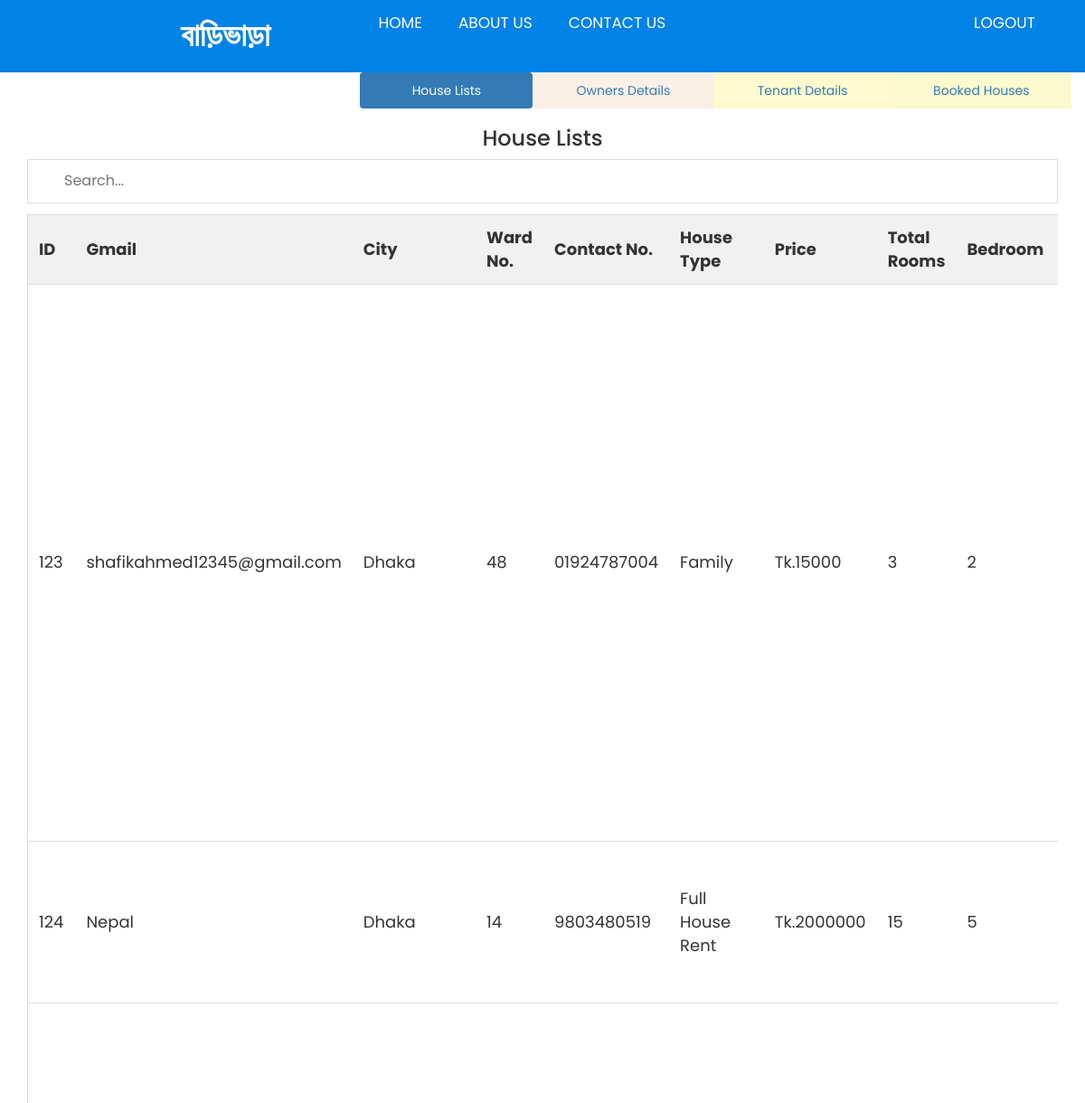
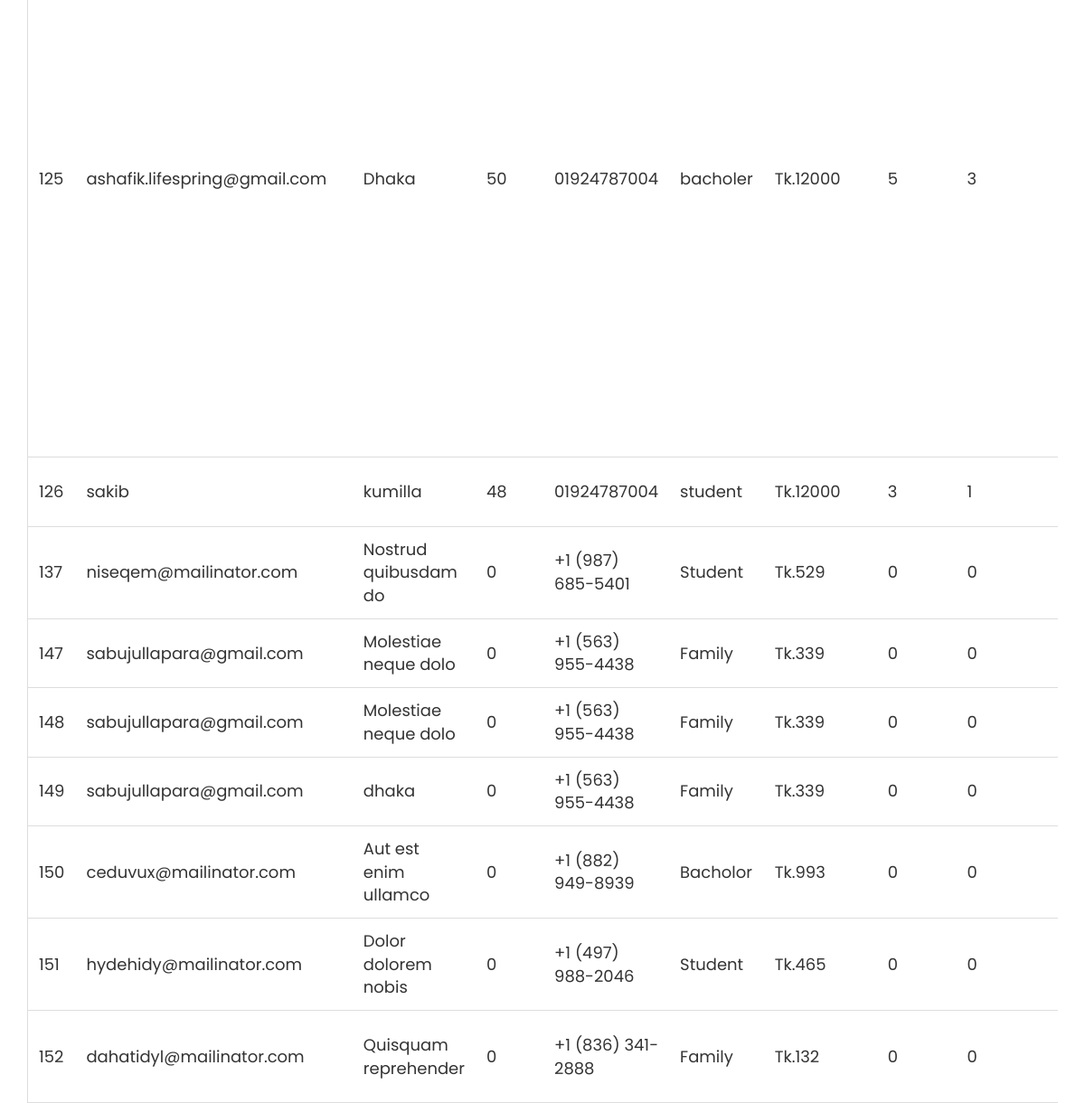
/admin/admin-index.php (signed in), run on the app's committed database (2 pictures, top to bottom).
### tables this page shows
CREATE TABLE `add_property` (
  `house_id` int(10) NOT NULL,
  `gmail` varchar(50) NOT NULL,
  `city` varchar(100) NOT NULL,
  `ward_no` int(10) NOT NULL,
  `contact_no` varchar(100) NOT NULL,
  `house_type` varchar(50) NOT NULL,
  `price` bigint(10) NOT NULL,
  `total_rooms` int(10) NOT NULL,
  `bedroom` int(10) NOT NULL,
  `sqft` varchar(255) NOT NULL,
  `kitchen` int(10) NOT NULL,
  `bathroom` int(10) NOT NULL,
  `description` varchar(2000) NOT NULL,
  `owner_id` int(10) NOT NULL,
  `booked` tinyint(4) NOT NULL DEFAULT 0
);

### admin/admin-index.php (the view, shortened to what this page needs)
<?php
include("navbar.php");
 ?>
<head>
<link rel="stylesheet" type="text/css" href="style.css">
</head>
<body>
 <div class="container-fluid">
  <ul class="nav nav-pills nav-justified">
    <li class="active" style="background-color: #FFF8DC"><a data-toggle="pill" href="#home">House Lists</a></li>
    <li style="background-color: #FAF0E6"><a data-toggle="pill" href="#menu1">Owners Details</a></li>
    <li style="background-color: #FFFACD"><a data-toggle="pill" href="#menu2">Tenant Details</a></li>
    <li style="background-color: #FAFACD"><a data-toggle="pill" href="#menu3">Booked Houses</a></li>
  </ul>
  <div class="tab-content">
    <div id="home" class="tab-pane fade in active">
      <center><h3>House Lists</h3></center>
      <div class="container-fluid">
      <input type="text" id="myInput" onkeyup="myFunction()" placeholder="Search..." title="Type in a name">
            <div style="overflow-x:auto;">
              <table id="myTable">
                <tr class="header">
                  <th>ID</th>
                  <th>Gmail</th>
                  <th>City</th>
                  <th>Ward No.</th>
                  <th>Contact No.</th>
                  <th>House Type</th>
                  <th>Price</th>
                  <th>Total Rooms</th>
                  <th>Bedroom</th>
                  <th>Sqft</th>
                </tr>
                <?php
        include("../config/config.php");
        $sql="SELECT * from add_property";
        $result=mysqli_query($db,$sql);
        if(mysqli_num_rows($result)>0)
      {
          while($rows=mysqli_fetch_assoc($result)){
          $house_id=$rows['house_id'];
       ?>
                <tr>
                  <td><?php echo $rows['house_id'] ?></td>
                  <td><?php echo $rows['gmail'] ?></td>
                  <td><?php echo $rows['city'] ?></td>
                  <td><?php echo $rows['ward_no'] ?></td>
                  <td><?php echo $rows['contact_no'] ?></td>
                  <td><?php echo $rows['house_type'] ?></td>
                  <td>Tk.<?php echo $rows['price'] ?></td>
                  <td><?php echo $rows['total_rooms'] ?></td>
                  <td><?php echo $rows['bedroom'] ?></td>
                  <td><?php echo $rows['sqft'] ?></td>
                  <td><?php echo $rows['description'] ?></td><td>
<?php $sql2="SELECT * from property_photo where house_id='$house_id'";
        $query=mysqli_query($db,$sql2);
        if(mysqli_num_rows($query)>0)
      {
          while($row=mysqli_fetch_assoc($query)){ ?>
                  <img src="../owner/<?php echo $row['p_photo'] ?>" width="50px">
                <?php }}}} ?>
                </td>
                </tr>
              </table>
            </div>
    </div>
  </div>
  </div>
</body>

### admin/navbar.php (shortened to what this page needs)
<!DOCTYPE html>
<html lang="en">
<head>
  <link rel="stylesheet" href="https://maxcdn.bootstrapcdn.com/bootstrap/3.4.1/css/bootstrap.min.css">
  <link rel="stylesheet" href="navbar.css">
<nav>
      <label class="logo">বাড়িভাড়া</label>
  <ul class="nav navbar-nav">
    <li class="nav-item">
      <a class="nav-link" href="admin-index.php">Home</a>
    </li>
    <li class="nav-item">
      <a class="nav-link" href="#">About Us</a>
    </li>
    <li class="nav-item">
      <a class="nav-link" href="#">Contact Us</a>
    </li>
  </ul>
  <ul class="nav navbar-nav navbar-right">
      <?php
if(isset($_SESSION["email"]) && !empty($_SESSION['email'])){
  echo '<li><a href="../logout.php">Logout</a></li>';
}
else {?>
      <li><a href="../how-to-register.php"><span class="glyphicon glyphicon-user"></span> Register</a></li>
      <li><a href="../how-to-login.php"><span class="glyphicon glyphicon-log-in"></span> Login</a></li>
    <?php } ?>
    </ul>
</nav>
</body>
</html>

### admin/navbar.css (style rules this page uses)
* { padding: 0; margin: 0; text-decoration: none; list-style: none; box-sizing: border-box; font-family: 'Poppins', sans-serif; }
body { font-family: montserrat; }
nav { background: #0082e6; height: 80px; width: 100%; align-items: center; justify-content: space-between; padding: 0 50px 0 100px; flex-wrap: wrap; }
label.logo { font-family: 'Hind Siliguri', sans-serif; float: left; color: white; font-size: 35px; line-height: 80px; padding: 0 100px; font-weight: bold; }
nav ul { float: left; margin-right: 20px; }
nav ul li { display: inline-block; line-height: 80px; margin: 0 5px; }
nav ul li a { color: white; font-size: 17px; padding: 7px 13px; border-radius: 3px; text-transform: uppercase; }

### admin/style.css (style rules this page uses)
#myInput, #myInput2, #myInput3, #myInput4 { background-image: url('/css/searchicon.png'); background-position: 10px 10px; background-repeat: no-repeat; width: 100%; font-size: 16px; padding: 12px 20px 12px 40px; border: 1px solid #ddd; margin-bottom: 12px; }
#myTable, #myTable2, #myTable3, #myInput4 { border-collapse: collapse; width: 100%; border: 1px solid #ddd; font-size: 18px; }
#myTable th, #myTable td,#myTable2 th, #myTable2 td,#myTable3 th, #myTable3 td,#myTable4 th, #myTable4 td { text-align: left; padding: 12px; }
#myTable tr,#myTable2 tr,#myTable3 tr,#myTable4 tr { border-bottom: 1px solid #ddd; }
#myTable tr.header, #myTable tr:hover,#myTable2 tr.header, #myTable2 tr:hover,#myTable3 tr.header, #myTable3 tr:hover,#myTable4 tr.header, #myTable4 tr:hover { background-color: #f1f1f1; }
th, td { text-align: left; padding: 8px; }

### data on the page
add_property: house_id "123", gmail "shafikahmed12345@gmail.com", city "Dhaka", ward_no "48", contact_no "01924787004", house_type "Family", price "15000", total_rooms "3", bedroom "2"
add_property: house_id "124", gmail "Nepal", city "Dhaka", ward_no "14", contact_no "9803480519", house_type "Full House Rent", price "2000000", total_rooms "15", bedroom "5"
add_property: house_id "125", gmail "ashafik.lifespring@gmail.com", city "Dhaka", ward_no "50", contact_no "01924787004", house_type "bacholer", price "12000", total_rooms "5", bedroom "3"
add_property: house_id "126", gmail "sakib", city "kumilla", ward_no "48", contact_no "01924787004", house_type "student", price "12000", total_rooms "3", bedroom "1"
add_property: house_id "137", gmail "niseqem@mailinator.com", city "Nostrud quibusdam do", ward_no "0", contact_no "+1 (987) 685-5401", house_type "Student", price "529", total_rooms "0", bedroom "0"
add_property: house_id "147", gmail "sabujullapara@gmail.com", city "Molestiae neque dolo", ward_no "0", contact_no "+1 (563) 955-4438", house_type "Family", price "339", total_rooms "0", bedroom "0"
add_property: house_id "148", gmail "sabujullapara@gmail.com", city "Molestiae neque dolo", ward_no "0", contact_no "+1 (563) 955-4438", house_type "Family", price "339", total_rooms "0", bedroom "0"
add_property: house_id "149", gmail "sabujullapara@gmail.com", city "dhaka", ward_no "0", contact_no "+1 (563) 955-4438", house_type "Family", price "339", total_rooms "0", bedroom "0"
add_property: house_id "150", gmail "ceduvux@mailinator.com", city "Aut est enim ullamco", ward_no "0", contact_no "+1 (882) 949-8939", house_type "Bacholor", price "993", total_rooms "0", bedroom "0"
add_property: house_id "151", gmail "hydehidy@mailinator.com", city "Dolor dolorem nobis", ward_no "0", contact_no "+1 (497) 988-2046", house_type "Student", price "465", total_rooms "0", bedroom "0"
add_property: house_id "152", gmail "dahatidyl@mailinator.com", city "Quisquam reprehender", ward_no "0", contact_no "+1 (836) 341-2888", house_type "Family", price "132", total_rooms "0", bedroom "0"
